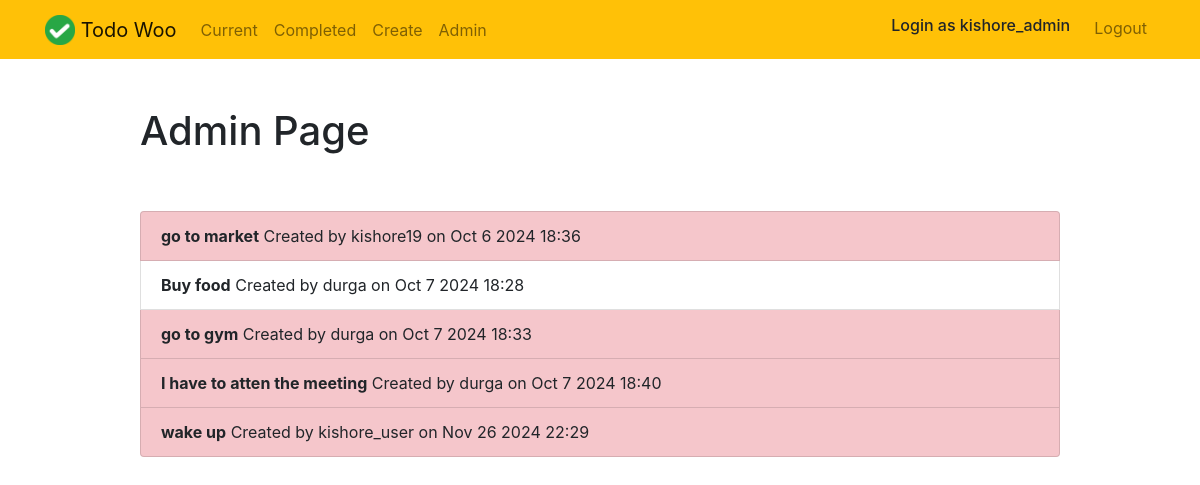
The page /adminpage/ (signed in) on the database as committed earlier.
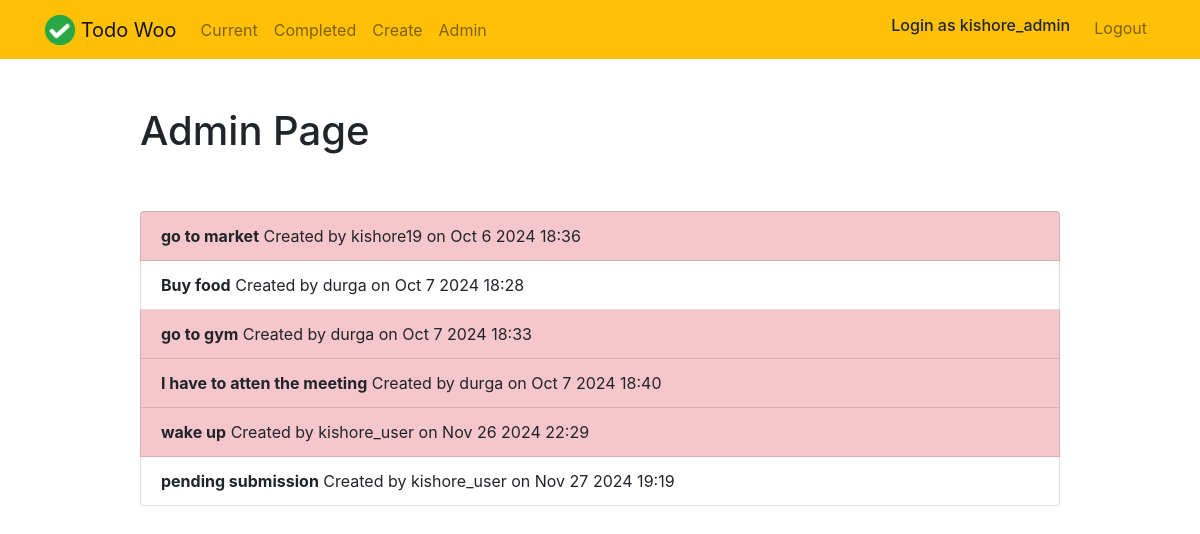
The same page on the database as committed later.
### todo/models.py (models this page shows, shortened)
class Todo(models.Model): # 'Todo' is database for user task management.
    title = models.CharField(max_length=100) # Attributes name of databse and its type.
    memo = models.TextField(blank= True)
    created = models.DateTimeField(auto_now_add=True)
    important = models.BooleanField(default=False)
    datecompleted = models.DateTimeField(null=True, blank= True)
    user = models.ForeignKey(User, on_delete=models.CASCADE)

### todo/decorators.py (the view)
    def wrapper_function(request, *args, **kwargs): # 'wrapper_sunction' is current url function
        group = None
        if request.user.groups.exists(): # if user in group (we can create group and access the group in django admine site)
            group = request.user.groups.all()[0].name # Getting the groups name where it is presents and just taking first one by slicing method '[0]'
            if group == "site_users": # check user in 'site_user' group
                messages.warning(request, 'You cant acess this page') # its True send warning message, used <scrip> alert(messages) </script> in createtodos.html
                return redirect('current')
        if request.user.is_superuser: # user is admin
            messages.info(request,None) # pass message as None 'this line is not mandatory'
            return view_func(request, *args, **kwargs) # its True we allow to call url function what to be call by user.

### todo/views.py (called while the page is built)
@login_required
@adminonly # This is user defined decorator. this decorator, only allow the admins(superusers). (more information see decorators.py)
def adminpage(request):
    todo = Todo.objects.all # important line! this would bring all the data from database, so we can see all the task created by the users.
    return render(request, 'todo/adminpage.html', {'todos':todo})

### todo/templates/todo/adminpage.html (shortened to what this page needs)
{% extends "todo/base.html" %}
{% block content %}
    <div class="row justify-content-center mt-5">
        <div class="col-md-10">
            <h1>Admin Page</h1>
        </div>
    </div>
    <div class="row justify-content-center mt-5">
        <div class="col-md-10">
            <div class="list-group">
                {% for todo in todos %}
                    <a class="list-group-item list-group-item-action{% if todo.important %} list-group-item-danger{% endif %}"><b>{{ todo.title }}</b> Created by {{ todo.user }} on {{ todo.created|date:'M j Y H:i' }} </a>
                {% endfor %}
            </div>
        </div>
    </div>
{% endblock %}

Rows that differ between the two databases and show on the page:
added Todo: title "pending submission", user "kishore_user", created "Nov 27 2024 19:19", important False (drawn)
